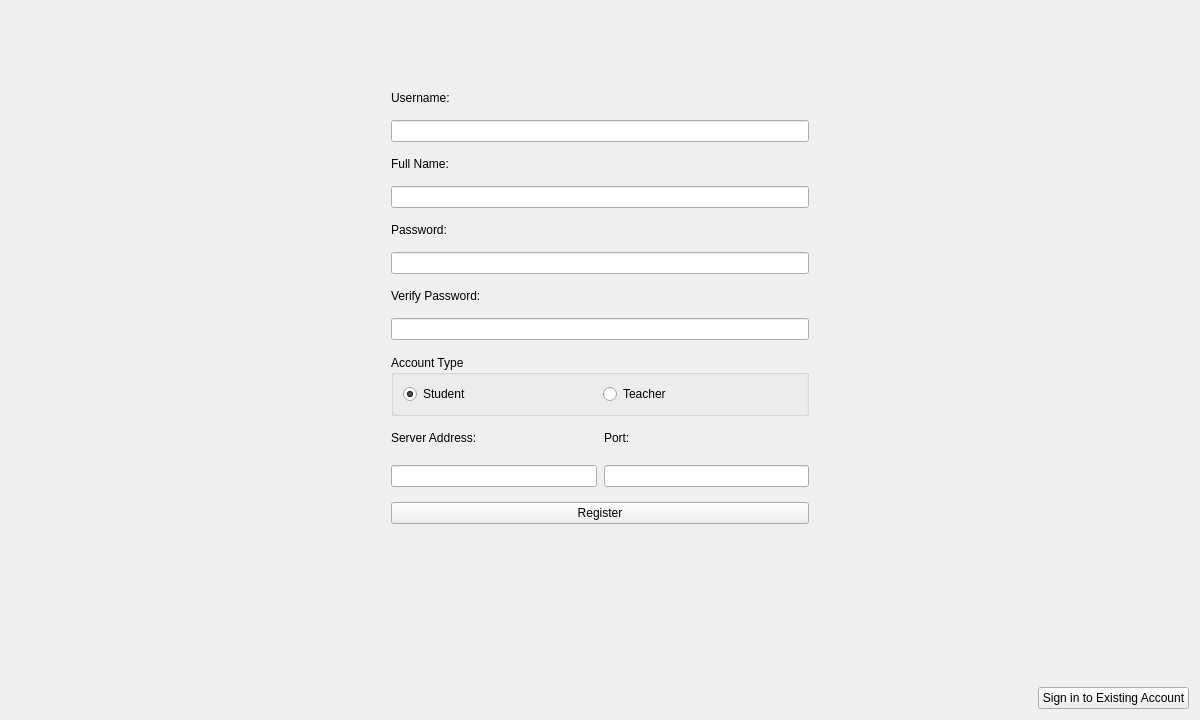
<?xml version="1.0" encoding="UTF-8"?>
<ui version="4.0">
 <class>Register</class>
 <widget class="QWidget" name="Register">
  <property name="geometry">
   <rect>
    <x>0</x>
    <y>0</y>
    <width>1200</width>
    <height>720</height>
   </rect>
  </property>
  <property name="windowTitle">
   <string>Register</string>
  </property>
  <layout class="QVBoxLayout" name="verticalLayout" stretch="1,0">
   <item>
    <layout class="QVBoxLayout" name="verticalLayout_2" stretch="0,0,0,0,0,0,0,0,0,0,0">
     <property name="spacing">
      <number>15</number>
     </property>
     <property name="leftMargin">
      <number>380</number>
     </property>
     <property name="topMargin">
      <number>80</number>
     </property>
     <property name="rightMargin">
      <number>380</number>
     </property>
     <property name="bottomMargin">
      <number>0</number>
     </property>
     <item>
      <widget class="QLabel" name="label">
       <property name="sizePolicy">
        <sizepolicy hsizetype="Preferred" vsizetype="Fixed">
         <horstretch>0</horstretch>
         <verstretch>0</verstretch>
        </sizepolicy>
       </property>
       <property name="text">
        <string>Username:</string>
       </property>
      </widget>
     </item>
     <item>
      <widget class="QLineEdit" name="username_txt"/>
     </item>
     <item>
      <widget class="QLabel" name="label_5">
       <property name="sizePolicy">
        <sizepolicy hsizetype="Preferred" vsizetype="Fixed">
         <horstretch>0</horstretch>
         <verstretch>0</verstretch>
        </sizepolicy>
       </property>
       <property name="text">
        <string>Full Name:</string>
       </property>
      </widget>
     </item>
     <item>
      <widget class="QLineEdit" name="fullname_txt"/>
     </item>
     <item>
      <widget class="QLabel" name="label_2">
       <property name="sizePolicy">
        <sizepolicy hsizetype="Preferred" vsizetype="Fixed">
         <horstretch>0</horstretch>
         <verstretch>0</verstretch>
        </sizepolicy>
       </property>
       <property name="text">
        <string>Password:</string>
       </property>
      </widget>
     </item>
     <item>
      <widget class="QLineEdit" name="password_txt">
       <property name="echoMode">
        <enum>QLineEdit::Password</enum>
       </property>
      </widget>
     </item>
     <item>
      <widget class="QLabel" name="label_6">
       <property name="sizePolicy">
        <sizepolicy hsizetype="Preferred" vsizetype="Fixed">
         <horstretch>0</horstretch>
         <verstretch>0</verstretch>
        </sizepolicy>
       </property>
       <property name="text">
        <string>Verify Password:</string>
       </property>
      </widget>
     </item>
     <item>
      <widget class="QLineEdit" name="verify_password_txt">
       <property name="echoMode">
        <enum>QLineEdit::Password</enum>
       </property>
      </widget>
     </item>
     <item>
      <widget class="QGroupBox" name="groupBox">
       <property name="sizePolicy">
        <sizepolicy hsizetype="Preferred" vsizetype="Fixed">
         <horstretch>0</horstretch>
         <verstretch>0</verstretch>
        </sizepolicy>
       </property>
       <property name="title">
        <string>Account Type</string>
       </property>
       <layout class="QGridLayout" name="gridLayout_4">
        <item row="0" column="0">
         <layout class="QGridLayout" name="gridLayout_2">
          <item row="0" column="0">
           <widget class="QRadioButton" name="student_button">
            <property name="text">
             <string>Student</string>
            </property>
            <property name="checked">
             <bool>true</bool>
            </property>
           </widget>
          </item>
          <item row="0" column="1">
           <widget class="QRadioButton" name="teacher_button">
            <property name="text">
             <string>Teacher</string>
            </property>
            <property name="checked">
             <bool>false</bool>
            </property>
           </widget>
          </item>
         </layout>
        </item>
       </layout>
      </widget>
     </item>
     <item>
      <layout class="QGridLayout" name="gridLayout">
       <property name="topMargin">
        <number>0</number>
       </property>
       <property name="horizontalSpacing">
        <number>7</number>
       </property>
       <property name="verticalSpacing">
        <number>20</number>
       </property>
       <item row="1" column="0">
        <widget class="QLineEdit" name="address_txt"/>
       </item>
       <item row="0" column="1">
        <widget class="QLabel" name="label_4">
         <property name="sizePolicy">
          <sizepolicy hsizetype="Preferred" vsizetype="Fixed">
           <horstretch>0</horstretch>
           <verstretch>0</verstretch>
          </sizepolicy>
         </property>
         <property name="text">
          <string>Port:</string>
         </property>
        </widget>
       </item>
       <item row="1" column="1">
        <widget class="QLineEdit" name="port_txt"/>
       </item>
       <item row="0" column="0">
        <widget class="QLabel" name="label_3">
         <property name="sizePolicy">
          <sizepolicy hsizetype="Preferred" vsizetype="Fixed">
           <horstretch>0</horstretch>
           <verstretch>0</verstretch>
          </sizepolicy>
         </property>
         <property name="text">
          <string>Server Address:</string>
         </property>
        </widget>
       </item>
      </layout>
     </item>
     <item>
      <widget class="QPushButton" name="register_button">
       <property name="text">
        <string>Register</string>
       </property>
      </widget>
     </item>
    </layout>
   </item>
   <item>
    <layout class="QGridLayout" name="gridLayout_3">
     <property name="sizeConstraint">
      <enum>QLayout::SetMinimumSize</enum>
     </property>
     <item row="1" column="0">
      <spacer name="horizontalSpacer">
       <property name="orientation">
        <enum>Qt::Horizontal</enum>
       </property>
       <property name="sizeHint" stdset="0">
        <size>
         <width>40</width>
         <height>20</height>
        </size>
       </property>
      </spacer>
     </item>
     <item row="1" column="1">
      <widget class="QPushButton" name="goto_login_button">
       <property name="text">
        <string>Sign in to Existing Account</string>
       </property>
      </widget>
     </item>
     <item row="0" column="0">
      <spacer name="verticalSpacer">
       <property name="orientation">
        <enum>Qt::Vertical</enum>
       </property>
       <property name="sizeHint" stdset="0">
        <size>
         <width>20</width>
         <height>40</height>
        </size>
       </property>
      </spacer>
     </item>
    </layout>
   </item>
  </layout>
 </widget>
 <resources/>
 <connections/>
</ui>
